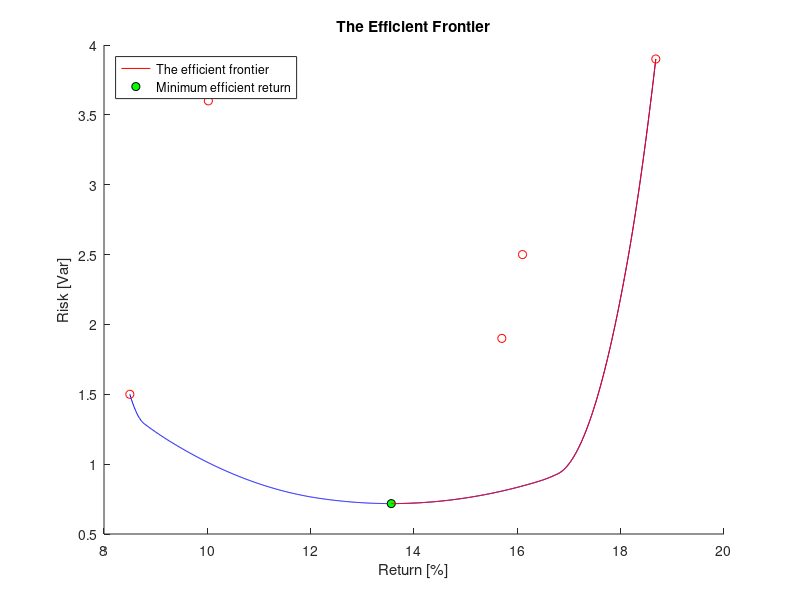
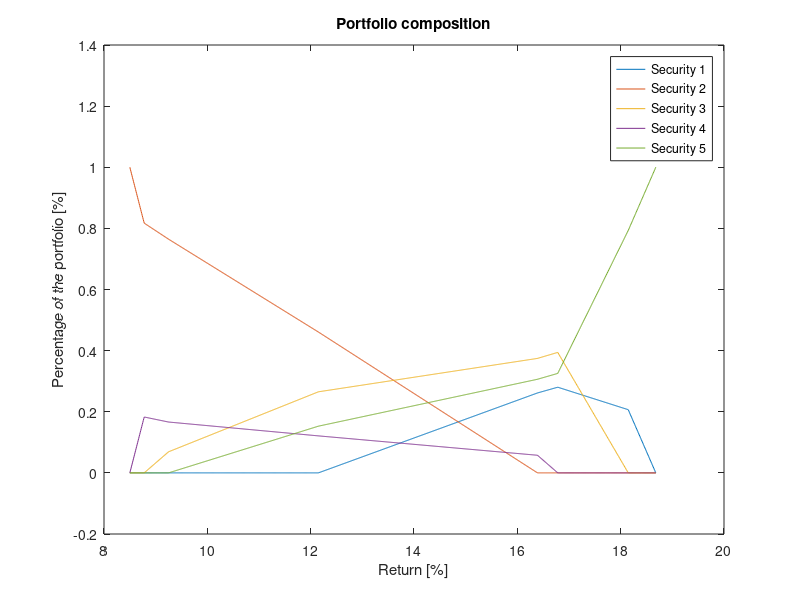

These figures' MATLAB source, in order: (Note: this script raises an error after producing the figures.)
close all

%%
%{
This is the driver for exercise 5. 
This file contains:
    - 

%}

%% Exercise 5.1-5.3
returns = [16.1, 8.5, 15.7, 10.02, 18.68]; 
R = 12; 
covariance = [2.5 .93 .62 .74 -.23;
              0.93 1.5 0.22 0.56 0.26;
              .62  .22 1.9  .78  -0.27;
              .74 .56 .78 3.6 -0.56;
              -0.23 0.26 -0.27 -0.56 3.9];  

H = covariance;
f = [];

A1 = returns;
b1 = R;

A2 = [1,1,1,1,1];
b2 = 1;

Aeq = [A1; A2];
beq = [b1; b2];

Aineq = -eye(5);
bineq = zeros(5,1); 

x = quadprog( H, f, Aineq, bineq, Aeq, beq)

port_risk = x'*covariance*x

%% Exercise 5.4, Computing the efficient frontier

Rs = min(returns):0.01:max(returns);
port_risks = zeros(length(Rs),1);
options = optimset('Display', 'off');
optimalPorts = zeros(length(Rs),5);

for i = 1:length(Rs)
beq = [Rs(i); b2];
x = quadprog( H, f, Aineq, bineq, Aeq, beq,[],[],[],options); 
port_risks(i) = x'*covariance*x;
optimalPorts(i,:) = x;

end

%% Exercise 5.4, Plotting the efficient frontier
figure;
hold on

opt_return1 = Rs(port_risks==min(port_risks));
opt_risk1 = min(port_risks);

effRs = Rs(find(Rs == opt_return1):end);
effRisk = port_risks(find(Rs == opt_return1):end);

plot(Rs,port_risks,'b', returns, diag(covariance),'ro')
h2 = plot(opt_return1,opt_risk1 ,'ko','MarkerFaceColor', 'g');
h1 = plot(effRs,effRisk , 'r');
title('The Efficient Frontier')
xlabel('Return [%]')
ylabel('Risk [Var]')
legend([h1,h2],{'The efficient frontier','Minimum efficient return'}, 'Location', 'northwest')
hold off

%% Exercise 5.4, Plotting the optimal port folio as a function of return
figure
h1 = plot(Rs,optimalPorts(:,1));
hold on
h2 = plot(Rs,optimalPorts(:,2));
h3 = plot(Rs,optimalPorts(:,3));
h4 = plot(Rs,optimalPorts(:,4));
h5 = plot(Rs,optimalPorts(:,5));
legend([h1,h2,h3,h4,h5], {'Security 1','Security 2','Security 3','Security 4','Security 5'})
xlabel('Return [%]')
ylabel('Percentage of the portfolio [%]')
title('Portfolio composition')

%% Exercise 5.4, Minimum risk
beq = [opt_return1; b2];
x_min = quadprog( H, f, Aineq, bineq, Aeq, beq,[],[],[],options)
port_risks_min = x'*covariance*x

%% Exercise 5.5-5.7, Bi-criterion Optimization
H = covariance;
f = -returns;

Aeq = [1,1,1,1,1];
beq = 1;

Aineq = -eye(5);
bineq = zeros(5,1); 


%% Exercise 5.5-5.7, Solving for different alpha with and without short-selling
trials = 10;
x_short = zeros(trials,5,3);
x_nonshort = zeros(trials,5,3);

alphas = 1:1:trials;
alphas = alphas./(trials);
port_risk_short = zeros(trials,1,3);
port_risk_nonshort = zeros(trials,1,3);
port_return_short = zeros(trials,1,3);
port_return_nonshort = zeros(trials,1,3);

x0 = zeros(5,1);
s0 = ones(2*5,1);
y0 = ones(length(beq),1);
z0 = ones(2*5,1);
n = 5;
if trials<11
    cvx_solve = true;
else
    cvx_solve = false;
end

%optimal port. weights found by quadprog
for i = 1:trials
    if mod(i,trials/10)==0
        disp(i)
    end
    % Without shorting, i.e. an IQP problem
    x_nonshort(i,:,1) = quadprog( alphas(i).*H, (1-alphas(i)).*f', Aineq, bineq, Aeq, beq,[],[],[],options); 
    x_nonshort(i,:,2) = primalDualInteriorMethod_box(alphas(i).*H, (1-alphas(i)).*f',Aeq',beq,zeros(5,1),ones(5,1),x0,y0,z0,s0);
    if cvx_solve
        cvx_begin quiet
            %cvx_precision low
            variable x(n)
            minimize( 1/2 * x' *  (alphas(i).*H) *x + ((1-alphas(i)).*f)*x)
            subject to
                Aeq * x == beq
                zeros(5,1) <= x
                x <= ones(5,1)
        cvx_end
        x_nonshort(i,:,3) = x; 
    end
    
    % With shorting, i.e. an EQP problem
    x_short(i,:,1) = quadprog( alphas(i).*H, (1-alphas(i)).*f', [], [], Aeq, beq,[],[],[],options); 
    x_short(i,:,2) = EqualityQPSolver(alphas(i).*H, (1-alphas(i)).*f',Aeq', beq, "rangespace");
    if cvx_solve
        cvx_begin quiet
            %cvx_precision low
            variable x(n)
            minimize( 1/2 * x' *  (alphas(i).*H) *x + ((1-alphas(i)).*f)*x)
            subject to
                Aeq * x == beq
        cvx_end
        x_short(i,:,3) = x; 
    end
    
    port_risk_short(i,2) = x_short(i,:,2)*covariance*x_short(i,:,2)';
    port_risk_nonshort(i,2) = x_nonshort(i,:,2)*covariance*x_nonshort(i,:,2)';
    
    port_return_short(i,2) = -f*x_short(i,:,2)';
    port_return_nonshort(i,2) = -f*x_nonshort(i,:,2)';
end



figure
h1 = plot((1:trials)./trials,log10(sum(sqrt((x_short(:,:,1)-x_short(:,:,2)).^2),2)));
hold on 
h2 = plot((1:trials)./trials,log10(sum(sqrt((x_short(:,:,3)-x_short(:,:,2)).^2),2)));
h3 = plot((1:trials)./trials,log10(sum(sqrt((x_short(:,:,3)-x_short(:,:,1)).^2),2)));
title('Comparison of found portfolios with shorting')
xlabel('alpha')
ylabel('Mean Squared Error, log10')
legend([h1,h2,h3],{'MSE log10, quadprog and our','MSE log10, CVX and our','MSE log10, CVX and quadprog'}, 'Location', 'northeast')

figure
h1 = plot((1:trials)./trials,log10(sum(sqrt((x_nonshort(:,:,1)-x_nonshort(:,:,2)).^2),2)));
hold on 
h2 = plot((1:trials)./trials,log10(sum(sqrt((x_nonshort(:,:,3)-x_nonshort(:,:,2)).^2),2)));
h3 = plot((1:trials)./trials,log10(sum(sqrt((x_nonshort(:,:,3)-x_nonshort(:,:,1)).^2),2)));
title('Comparison of found portfolios with no shorting')
xlabel('alpha')
ylabel('Mean Squared Error, log10')
legend([h1,h2,h3],{'MSE log10, quadprog and our','MSE log10, CVX and our','MSE log10, CVX and quadprog'}, 'Location', 'northeast')


%% Exercise 5.5-5.7, Plot the portfolios
clear log

trials = 1000;
x_short = zeros(trials,5,3);
x_nonshort = zeros(trials,5,3);

alphas = 1:1:trials;
alphas = alphas./(trials);
port_risk_short = zeros(trials,1,3);
port_risk_nonshort = zeros(trials,1,3);
port_return_short = zeros(trials,1,3);
port_return_nonshort = zeros(trials,1,3);

x0 = zeros(5,1);
s0 = ones(2*5,1);
y0 = ones(length(beq),1);
z0 = ones(2*5,1);
n = 5;
if trials<11
    cvx_solve = true;
else
    cvx_solve = false;
end

%optimal port. weights found by quadprog
for i = 1:trials
    if mod(i,trials/10)==0
        disp(i)
    end
    % Without shorting, i.e. an IQP problem
    x_nonshort(i,:,1) = quadprog( alphas(i).*H, (1-alphas(i)).*f', Aineq, bineq, Aeq, beq,[],[],[],options); 
    x_nonshort(i,:,2) = primalDualInteriorMethod_box(alphas(i).*H, (1-alphas(i)).*f',Aeq',beq,zeros(5,1),ones(5,1),x0,y0,z0,s0);
    if cvx_solve
        cvx_begin quiet
            %cvx_precision low
            variable x(n)
            minimize( 1/2 * x' *  (alphas(i).*H) *x + ((1-alphas(i)).*f)*x)
            subject to
                Aeq * x == beq
                zeros(5,1) <= x
                x <= ones(5,1)
        cvx_end
        x_nonshort(i,:,3) = x; 
    end
    
    % With shorting, i.e. an EQP problem
    x_short(i,:,1) = quadprog( alphas(i).*H, (1-alphas(i)).*f', [], [], Aeq, beq,[],[],[],options); 
    x_short(i,:,2) = EqualityQPSolver(alphas(i).*H, (1-alphas(i)).*f',Aeq', beq, "rangespace");
    if cvx_solve
        cvx_begin quiet
            %cvx_precision low
            variable x(n)
            minimize( 1/2 * x' *  (alphas(i).*H) *x + ((1-alphas(i)).*f)*x)
            subject to
                Aeq * x == beq
        cvx_end
        x_short(i,:,3) = x; 
    end
    
    port_risk_short(i,2) = x_short(i,:,2)*covariance*x_short(i,:,2)';
    port_risk_nonshort(i,2) = x_nonshort(i,:,2)*covariance*x_nonshort(i,:,2)';
    
    port_return_short(i,2) = -f*x_short(i,:,2)';
    port_return_nonshort(i,2) = -f*x_nonshort(i,:,2)';
end

figure
hold on
plot(port_return_short(:,2),port_risk_short(:,2),'b', returns, diag(covariance),'ro')
title('The Bi-Criterion when shorting is allowed')
xlabel('Return [%]')
ylabel('Risk [Var]')
hold off

figure
hold on
plot(port_return_nonshort(:,2),port_risk_nonshort(:,2),'b', returns, diag(covariance),'ro')
title('The Bi-Criterion when shorting is not allowed')
xlabel('Return [%]')
ylabel('Risk [Var]')
hold off

figure
hold on
h1 = plot(Rs,port_risks,'r');
plot(returns, diag(covariance),'ro')
h2 = plot(port_return_nonshort(:,2),port_risk_nonshort(:,2),'b');
plot(opt_return1,opt_risk1 ,'k|','MarkerSize', 14)
title('Comparison of static return and bi-criterion')
xlabel('Return [%]')
ylabel('Risk [Var]')
legend([h1,h2],{'Static return','Bi-criterion'}, 'Location', 'northwest')
hold off


%% Exercise 5.8-5.11, Introducing a risk free security with return 0
returns = [16.1, 8.5, 15.7, 10.02, 18.68]; 
covariance = [2.5 .93 .62 .74 -.23;
              0.93 1.5 0.22 0.56 0.26;
              .62  .22 1.9  .78  -0.27;
              .74 .56 .78 3.6 -0.56;
              -0.23 0.26 -0.27 -0.56 3.9];  
          
returns = [returns, 0];

covariance = [covariance, zeros(5,1)];
covariance = [covariance; zeros(1,6)];

H = covariance;
f = []; 

A1 = returns;
b1 = min(A1);

A2 = [1,1,1,1,1,1];
b2 = 1;

Aeq = [A1; A2];
beq = [b1; b2];

Aineq = -eye(6);
bineq = zeros(6,1); 
%% Exercise 5.8-5.11, Computing the efficient frontier with a risk-free asset 

Rs_free = min(returns):0.01:max(returns);
port_risks_free = zeros(length(Rs_free),1);
optimalPorts = zeros(length(Rs),6);

for i = 1:length(Rs_free)
beq = [Rs_free(i); b2];
x = quadprog( H, f, Aineq, bineq, Aeq, beq,[],[],[],options); 
port_risks_free(i) = x'*covariance*x;
optimalPorts(i,:) = x;
end

%% Exercise 5.8-5.11, Plotting the efficient frontier with a risk-free asset 
figure
hold on
plot(Rs_free,port_risks_free,'b', returns, diag(covariance),'ro')
title('The Efficient Frontier with a risk free asset')
xlabel('Return [%]')
ylabel('Risk [Var]')
hold off

lower_risk_pareto = port_risks(min(find(abs(round(port_risks_free(851:end)-port_risks,2))==0)));
lower_return_pareto = Rs(min(find(abs(round(port_risks_free(851:end)-port_risks,2))==0)));

figure
hold on
h1 = plot(Rs_free,port_risks_free,'b');
scatter( returns, diag(covariance),'ro')
h3 = plot(Rs,port_risks,'color',[0 0.5 0]);
plot(opt_return1, opt_risk1,'ko','MarkerFaceColor', 'k', 'MarkerSize',3);
plot(lower_return_pareto,lower_risk_pareto,'ko','MarkerFaceColor', 'k', 'MarkerSize',3);
h2 = plot(effRs,effRisk , 'r');
hold off
title('The Efficient Frontiers with and without a risk free asset')
xlabel('Return [%]')
ylabel('Risk [Var]')
legend([h1,h2, h3],{'With risk free asset','Without risk free asset and pareto optimal','Without risk free asset and not pareto optimal'}, 'Location', 'northwest')

%% Exercise 5.8-5.11, Portfolio compositions
figure
h1 = plot(Rs_free,optimalPorts(:,1));
hold on
h2 = plot(Rs_free,optimalPorts(:,2));
h3 = plot(Rs_free,optimalPorts(:,3));
h4 = plot(Rs_free,optimalPorts(:,4));
h5 = plot(Rs_free,optimalPorts(:,5));
h6 = plot(Rs_free,optimalPorts(:,6));
legend([h1,h2,h3,h4,h5, h6], {'Security 1','Security 2','Security 3','Security 4','Security 5', 'Risk free asset'})
xlabel('Return [%]')
ylabel('Percentage of the portfolio [%]')
title('Portfolio composition')


%% Exercise 5.8-5.11, Finding the optimum for R=14

beq = [14; b2];
x = quadprog( H, f, Aineq, bineq, Aeq, beq); 
opt_risk2 = x'*covariance*x;


%% Exercise 5.8-5.11, Ploting
figure
hold on
opt_return2 = 14;
plot(Rs_free,port_risks_free,'b', returns, diag(covariance),'mo')
plot(Rs,port_risks,'color',[0 0.5 0])
h2 = plot(effRs,effRisk , 'r');
p1 = plot(opt_return2, opt_risk2,'ko','MarkerFaceColor', 'g', 'MarkerSize',4);
plot(opt_return1, opt_risk1,'k|','MarkerFaceColor', 'k', 'MarkerSize',8);
p2 = plot(Rs(find(Rs == 14)), port_risks(find(Rs == 14)),'ko','MarkerFaceColor', 'k', 'MarkerSize',4);
title('Comparison of Efficient Frontiers')
xlabel('Return [%]')
ylabel('Risk [Var]')
legend([p1,p2],{'E[R]=14 with risk free asset','E[R]=14 without risk free asset'},'Location','northwest') 
hold off



